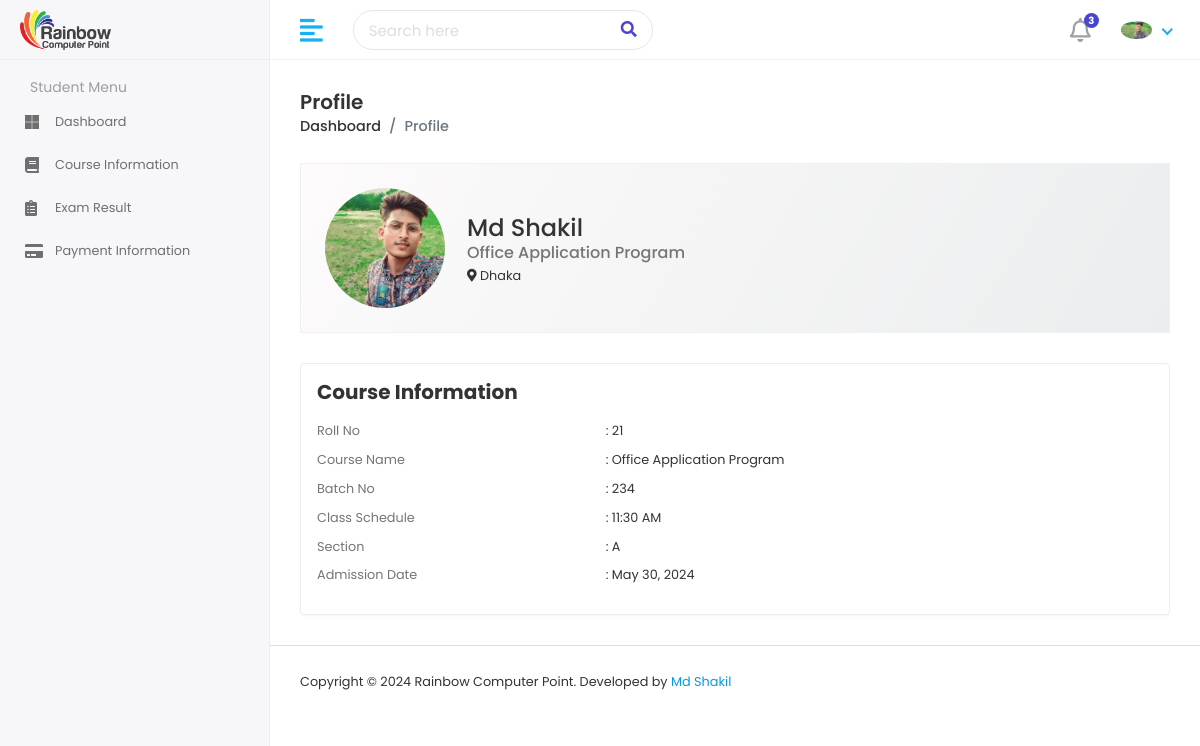
Page /admitedcourseInfo/ (signed in) on the earlier database version.
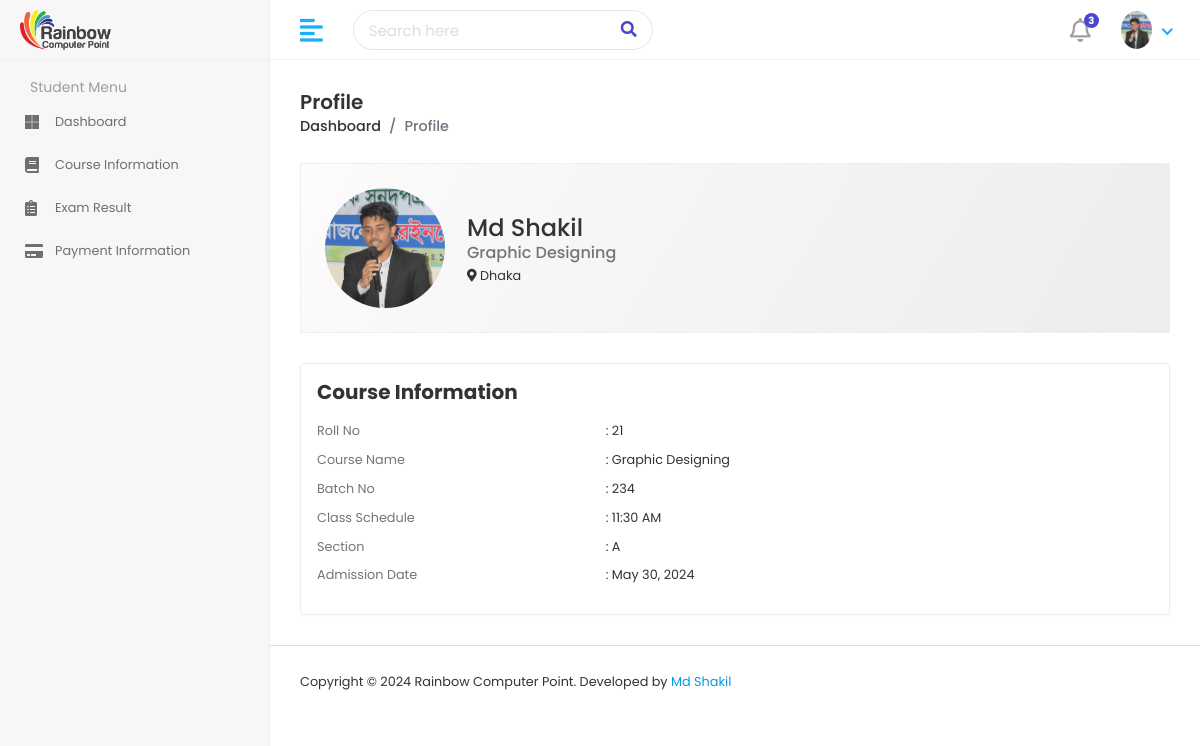
Same page on the later database version.
### RainbowApp/models.py (models this page shows)
class CustomUserModel(AbstractUser):
    USERTYPE = [
        ('Admin','Admin'),
        ('Student','Student'),
    ]
    UserType = models.CharField(choices=USERTYPE,max_length=100)

class StudentInfoModel(models.Model):
    user = models.OneToOneField(CustomUserModel, on_delete =models.CASCADE,related_name='studentuser')
    StudentName = models.CharField(max_length=100)
    FatherName = models.CharField(max_length=100)
    MotherName = models.CharField(max_length=100)
    GENDER = [
        ('Male','Male'),
        ('Female','Female'),
    ]
    Gender = models.CharField(choices=GENDER,max_length=100)
    DOB = models.DateField()
    Religion = models.CharField(max_length=100)
    Mobile = models.CharField(max_length=100)
    EmergencyMobile = models.CharField(max_length=100)
    StudentPhoto = models.ImageField(upload_to='studentphoto')
    PresentAddress = models.CharField(max_length=100)
    PermanentAddress = models.CharField(max_length=100)
    RollNo = models.CharField(max_length=100)
    CourseName = models.ForeignKey(CourseInfoModel,on_delete=models.DO_NOTHING)
    BatchNo = models.CharField(max_length=100)
    Batchschedule = models.CharField(max_length=100)
    SECTION = [
        ('A','A'),
        ('B','B'),
        ('C','C'),
    ]
    Section = models.CharField(max_length=100)
    CourseFee = models.CharField(max_length=100)
    Payment = models.CharField(max_length=100)
    Due = models.CharField(max_length=100)
    AdmissionDate = models.DateField(auto_now_add=True)
    LastModified = models.DateField(auto_now=True)

class CourseInfoModel(models.Model):
    CourseName = models.CharField(max_length=100)
    CourseDuration = models.CharField(max_length=100)
    WeeklyClass = models.CharField(max_length=100)
    ClassDurationHour = models.CharField(max_length=100)
    ClassDurationMinute = models.CharField(max_length=100)
    CourseFee = models.CharField(max_length=100)
    AboutCourse = models.TextField()
    CourseTopics = models.TextField()
    CourseImage = models.ImageField(upload_to='courseImg')
    def __str__(self):
        return self.CourseName

### RainbowProject/studentviews.py (the view)
# urls.py: path('admitedcourseInfo/',admitedcourseInfo, name='admitedcourseInfo'),
def admitedcourseInfo(request):
    return render(request,'students/admitedcourseinfo.html')

### template/students/admitedcourseinfo.html (shortened to what this page needs)
{% extends 'adminmaster/adminmaster.html' %}
{% block admincontent %}
<div class="content container-fluid">
    <div class="page-header">
       <div class="row">
          <div class="col">
             <h3 class="page-title">Profile</h3>
             <ul class="breadcrumb">
                <li class="breadcrumb-item"><a href="{% url 'studentDashboard' %}">Dashboard</a></li>
                <li class="breadcrumb-item active">Profile</li>
             </ul>
          </div>
       </div>
    </div>
    <div class="row">
       <div class="col-md-12">
         {% include 'students/studentshortdetail.html' %}
          <div class="tab-content profile-tab-cont">
             <div class="tab-pane fade show active" id="per_details_tab">
                <div class="row">
                   <div class="col-lg-12">
                      <div class="card">
                         <div class="card-body">
                            <h5 class="card-title d-flex justify-content-between">
                               <span><strong>Course Information</strong></span>
                            </h5>
                            <div class="row">
                               <p class="col-sm-4 text-muted text-sm-left mb-0 mb-sm-2">Roll No</p>
                               <p class="col-sm-8">: {{user.studentuser.RollNo}}</p>
                            </div>
                            <div class="row">
                               <p class="col-sm-4 text-muted text-sm-left mb-0 mb-sm-2">Course Name</p>
                               <p class="col-sm-8">: {{user.studentuser.CourseName}}</p>
                            </div>
                            <div class="row">
                               <p class="col-sm-4 text-muted text-sm-left mb-0 mb-sm-2">Batch No</p>
                               <p class="col-sm-8">: {{user.studentuser.BatchNo}}</p>
                            </div>
                            <div class="row">
                               <p class="col-sm-4 text-muted text-sm-left mb-0 mb-sm-2">Class Schedule</p>
                               <p class="col-sm-8">: {{user.studentuser.Batchschedule}}</p>
                            </div>
                            <div class="row">
                               <p class="col-sm-4 text-muted text-sm-left mb-0 mb-sm-2">Section</p>
                               <p class="col-sm-8">: {{user.studentuser.Section}}</p>
                            </div>
                            <div class="row">
                               <p class="col-sm-4 text-muted text-sm-left mb-0 mb-sm-2">Admission Date</p>
                               <p class="col-sm-8">: {{user.studentuser.AdmissionDate}}</p>
                            </div>
                         </div>
                      </div>
                   </div>
                </div>
             </div>
          </div>
       </div>
    </div>
 </div>
{% endblock admincontent %}

### template/adminmaster/adminheader.html (shortened to what this page needs)
{% load static %}
<div class="header">
    <div class="header-left">
        <a href="index.html" class="logo">
            <img src="{% static 'assets/img/logo.png' %}" alt="Logo">
        </a>
    </div>
    <a href="javascript:void(0);" id="toggle_btn">
        <i class="fas fa-align-left"></i>
    </a>
    <div class="top-nav-search">
        <form>
            <input type="text" class="form-control" placeholder="Search here">
            <button class="btn" type="submit"><i class="fas fa-search"></i></button>
        </form>
    </div>
    <ul class="nav user-menu">
        <li class="nav-item dropdown noti-dropdown">
            <a href="#" class="dropdown-toggle nav-link" data-toggle="dropdown">
                <i class="far fa-bell"></i> <span class="badge badge-pill">3</span>
            </a>
        </li>
        <li class="nav-item dropdown has-arrow">
            {% if user.UserType == 'Student' %}
            <a href="#" class="dropdown-toggle nav-link" data-toggle="dropdown">
                <span class="user-img"><img class="avatar-img rounded-circle"
                        src="{{user.studentuser.StudentPhoto.url}}" width="31"
                        alt="Ryan Taylor"></span>
            </a>
            {% else %}
            <a href="#" class="dropdown-toggle nav-link" data-toggle="dropdown">
                <span class="user-img"><img class="rounded-circle"
                        src="{% static 'assets/img/profiles/shakil.jpg' %}" width="31"
                        alt="Ryan Taylor"></span>
            </a>
            {% endif %}
        </li>
    </ul>
</div>

### template/students/studentshortdetail.html
<div class="profile-header">
    <div class="row align-items-center">
       <div class="col-auto profile-image">
          <a href="#">
          <img class="rounded-circle" alt="User Image" src="{{user.studentuser.StudentPhoto.url}}">
          </a>
       </div>
       <div class="col ml-md-n2 profile-user-info">
          <h4 class="user-name mb-0">{{user.studentuser.StudentName}}</h4>
          <h6 class="text-muted">{{user.studentuser.CourseName}}</h6>
          <div class="user-Location"><i class="fas fa-map-marker-alt"></i> {{user.studentuser.PresentAddress}}</div>
       </div>
    </div>
 </div>

Differences in the rows shown:
changed through a linked row, CustomUserModel "Md Shakil": studentuser.StudentPhoto: a different picture; studentuser.CourseName "Office Application Program" → "Graphic Designing"
